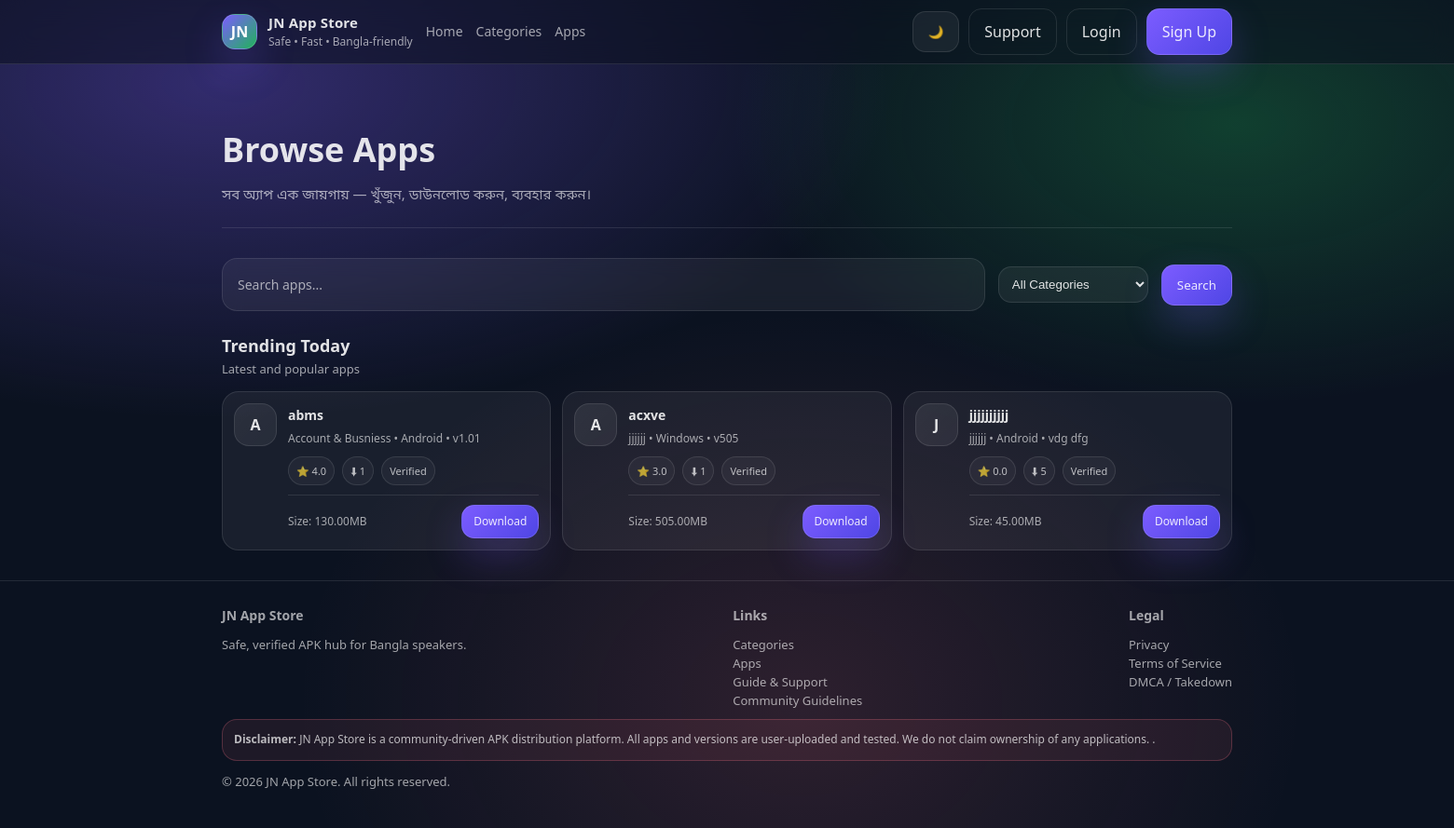
Page /apps/ on the committed database.
### apps/models.py (models this page shows, shortened)
class App(models.Model):
    PLATFORM_CHOICES = [
        ("android", "Android"),
        ("windows", "Windows"),
        ("ios", "iOS"),
        ("web", "Web"),
    ]
    owner = models.ForeignKey(settings.AUTH_USER_MODEL, on_delete=models.CASCADE, related_name="apps")
    category = models.ForeignKey(Category, on_delete=models.PROTECT, related_name="apps")
    title = models.CharField(max_length=180)
    slug = models.SlugField(max_length=200, unique=True)
    short_description = models.CharField(max_length=220, blank=True)
    description = models.TextField(blank=True)
    platform = models.CharField(max_length=20, choices=PLATFORM_CHOICES, default="android")
    version = models.CharField(max_length=40, blank=True)
    size_mb = models.DecimalField(max_digits=8, decimal_places=2, default=0)
    cover_image = models.ImageField(upload_to="app_covers/", blank=True, null=True)
    apk_file = models.FileField(upload_to="apks/", blank=True, null=True)  # optional
    download_link = models.URLField(blank=True)  # external link (drive/pixeldrain)
    store_name = models.CharField(max_length=100, blank=True, default="JN App Store")  # e.g., Google Play, App Store
    store_email = models.EmailField(blank=True)  # store/developer email
    is_published = models.BooleanField(default=True)
    is_pending_deletion = models.BooleanField(default=False)
    downloads = models.PositiveIntegerField(default=0)
    created_at = models.DateTimeField(auto_now_add=True)
    updated_at = models.DateTimeField(auto_now=True)
    class Meta:
        ordering = ["-created_at"]

### categories/models.py (models this page shows, shortened)
class Category(models.Model):
    name = models.CharField(max_length=120, unique=True)
    slug = models.SlugField(max_length=140, unique=True)
    icon = models.CharField(max_length=60, blank=True)  # optional: lucide/bootstrap icon name
    is_active = models.BooleanField(default=True)
    class Meta:
        ordering = ["name"]

### apps/views.py (the view, shortened to what this page needs)
# urls.py: path("", views.app_list, name="list"),
def app_list(request):
    q = request.GET.get("q", "").strip()
    cat = request.GET.get("cat", "").strip()  # category slug
    page = request.GET.get('page', 1)
    apps_qs = App.objects.filter(is_published=True).select_related(
        "category", "owner"
    ).annotate(
        avg_rating=Avg("reviews__rating"),
        review_count=Count("reviews")
    ).order_by("-created_at")
    categories = Category.objects.filter(is_active=True).order_by("name")
    if cat:
        apps_qs = apps_qs.filter(category__slug=cat)
    paginator = Paginator(apps_qs, 20)
    try:
        apps = paginator.page(page)
    except PageNotAnInteger:
        apps = paginator.page(1)
    except EmptyPage:
        apps = paginator.page(paginator.num_pages)
    context = {
        "apps": apps,
        "categories": categories,
        "q": q,
        "cat": cat,
        "total_results": paginator.count,
    }
    return render(request, "apps/app_list.html", context)

### templates/apps/app_list.html (shortened to what this page needs)
{% extends "base.html" %}
{% load static %}
{% block extra_css %}<link rel="stylesheet" href="{% static 'css/app_list.css' %}">{% endblock %}
{% block content %}
<div class="pageHeader">
  <h1>Browse Apps</h1>
  <p>সব অ্যাপ এক জায়গায় — খুঁজুন, ডাউনলোড করুন, ব্যবহার করুন।</p>
</div>
<div class="filterBar">
  <form method="get" class="search" style="flex:1; min-width:240px;">
    <input name="q" value="{{ q }}" type="text" placeholder="Search apps..." />
  </form>
  <select name="cat" style="padding:10px; border-radius:14px; border:1px solid var(--line); background:var(--card); color:var(--text);">
    <option value="">All Categories</option>
  </select>
  <button class="btn primary" style="margin-left:auto;">Search</button>
</div>
{% if apps %}
  <div class="sectionTitle">
    <div>
      <h2>Trending Today</h2>
      <p>Latest and popular apps</p>
    </div>
  </div>
  <div class="appGrid">
    {% for a in apps %}
      <article class="app">
        <div class="appIcon">{{ a.title|first|upper }}</div>
        <div class="appMeta">
          <b><a href="{% url 'apps:detail' a.slug %}">{{ a.title }}</a></b>
          <small>{{ a.category.name }} • {{ a.platform|title }} • v{{ a.version|default:"-" }}</small>
          <div class="row">
            <span class="tag">⭐ {{ a.avg_rating|default_if_none:"0"|floatformat:1 }}</span>
            <span class="tag">⬇ {{ a.downloads }}</span>
            {% if a.is_published %}
              <span class="tag">Verified</span>
            {% endif %}
          </div>
          <div class="dl">
            <span>Size: {{ a.size_mb|default:"0" }}MB</span>
            <a class="btn primary" href="{% url 'apps:download' a.slug %}" style="padding:8px 12px; font-size:12px;">Download</a>
          </div>
        </div>
      </article>
    {% endfor %}
  </div>
{% else %}
  <div class="noReviews">
    <p>No apps found. Try adjusting your search or filter.</p>
  </div>
{% endif %}
{% endblock %}

### static/css/styles.css (style rules this page uses)
:root { --bg: #0b1220; --card: rgba(255,255,255,0.06); --card2: rgba(255,255,255,0.08); --text: rgba(255,255,255,0.88); --muted: rgba(255,255,255,0.62); --line: rgba(255,255,255,0.10); --brand: #7c5cff; --brand2: #22c55e; --danger: #fb7185; --shadow: 0 18px 60px rgba(0,0,0,0.55); --radius: 18px; --radius2: 26px; --max: 1120px; --font: ui-sans-serif, system-ui, -apple-system, Segoe UI, Roboto, Arial, "Noto Sans Bengali", sans-serif; }
* { box-sizing: border-box; }
html, body { height: 100%; }
body { margin: 0; font-family: var(--font); background: radial-gradient(1200px 600px at 15% 10%, rgba(124,92,255,0.35), transparent 60%), radial-gradient(900px 500px at 85% 15%, rgba(34,197,94,0.25), transparent 60%), radial-gradient(900px 700px at 55% 85%, rgba(251,113,133,0.14), transparent 60%), var(--bg); color: var(--text); line-height: 1.55; }
a { color: inherit; text-decoration: none; }
button, input { font-family: inherit; }
.btn { display: inline-flex; align-items: center; justify-content: center; gap: 10px; padding: 12px 16px; border-radius: 14px; border: 1px solid var(--line); background: rgba(255,255,255,0.06); color: var(--text); cursor: pointer; transition: transform .12s ease, background .12s ease, border-color .12s ease; user-select: none; white-space: nowrap; }
.btn.primary { background: linear-gradient(135deg, var(--brand), #4f46e5); border-color: rgba(255,255,255,0.12); box-shadow: 0 18px 40px rgba(124,92,255,0.25); }

### static/css/app_list.css (style rules this page uses)
.pageHeader { padding: 32px 0 24px; border-bottom: 1px solid var(--line); margin-bottom: 32px; }
.pageHeader h1 { margin: 0 0 8px; font-size: 36px; }
.pageHeader p { margin: 0; color: var(--muted); font-size: 15px; }
.filterBar { display: flex; align-items: center; justify-content: space-between; gap: 14px; margin-bottom: 24px; flex-wrap: wrap; }
.search { flex: 1; min-width: 240px; display: flex; gap: 10px; align-items: center; padding: 10px; border-radius: 16px; border: 1px solid var(--line); background: var(--card); backdrop-filter: blur(10px); }
.search input { flex: 1; background: transparent; border: 0; outline: none; color: var(--text); font-size: 14px; padding: 8px 6px; }
.search input::placeholder { color: var(--muted); }
.appGrid { margin-top: 12px; display: grid; grid-template-columns: repeat(3, 1fr); gap: 12px; }
.app { border: 1px solid var(--line); background: var(--card); border-radius: var(--radius); padding: 12px; display: flex; gap: 12px; align-items: flex-start; transition: transform .12s ease, background .12s ease; }
.appIcon { width: 46px; height: 46px; border-radius: 16px; border: 1px solid var(--line); background: linear-gradient(135deg, var(--card2), var(--card)); display: grid; place-items: center; font-weight: 900; color: var(--text); flex: 0 0 auto; }
.appMeta { flex: 1; }
.appMeta b { display: block; font-size: 14px; margin-top: 2px; }
.appMeta small { color: var(--muted); font-size: 12px; }
.row { display: flex; gap: 8px; flex-wrap: wrap; margin-top: 8px; }
.tag { font-size: 11px; color: rgba(255,255,255,0.70); border: 1px solid var(--line); border-radius: 999px; padding: 6px 8px; background: rgba(255,255,255,0.04); }
.dl { margin-top: 10px; display: flex; align-items: center; justify-content: space-between; gap: 10px; border-top: 1px solid var(--line); padding-top: 10px; color: var(--muted); font-size: 12px; }
.sectionTitle { display: flex; align-items: flex-end; justify-content: space-between; gap: 14px; margin-bottom: 14px; }
.sectionTitle h2 { margin: 0; font-size: 18px; }
.sectionTitle p { margin: 0; color: var(--muted); font-size: 13px; }

### rows in the picture
App: title|first "A", title "abms", category.name "Account & Busniess", platform "Android", version "1.01", avg_rating "4.0", downloads "1", is_published "Verified", size_mb "130.00"
App: title|first "A", title "acxve", category.name "jjjjjj", platform "Windows", version "505", avg_rating "3.0", downloads "1", is_published "Verified", size_mb "505.00"
App: title|first "J", title "jjjjjjjjjj", category.name "jjjjjj", platform "Android", version "dg dfg", avg_rating "0.0", downloads "5", is_published "Verified", size_mb "45.00"
